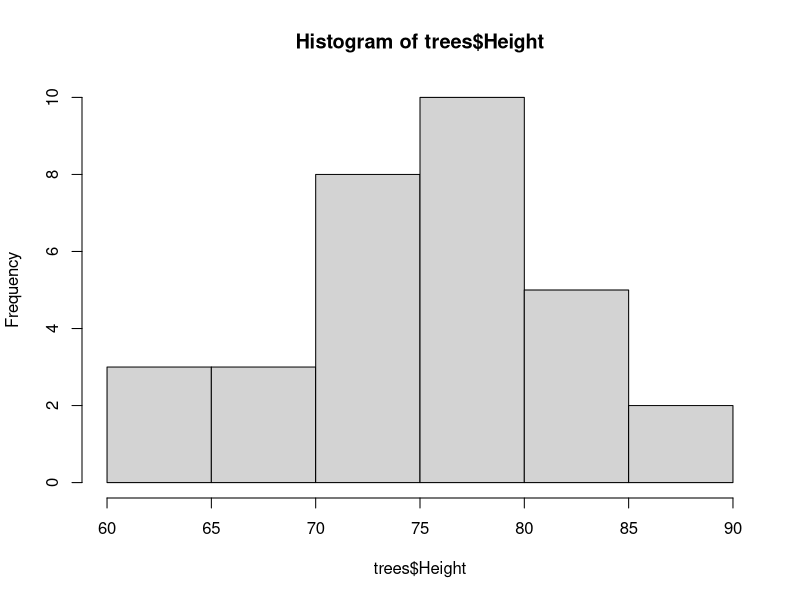
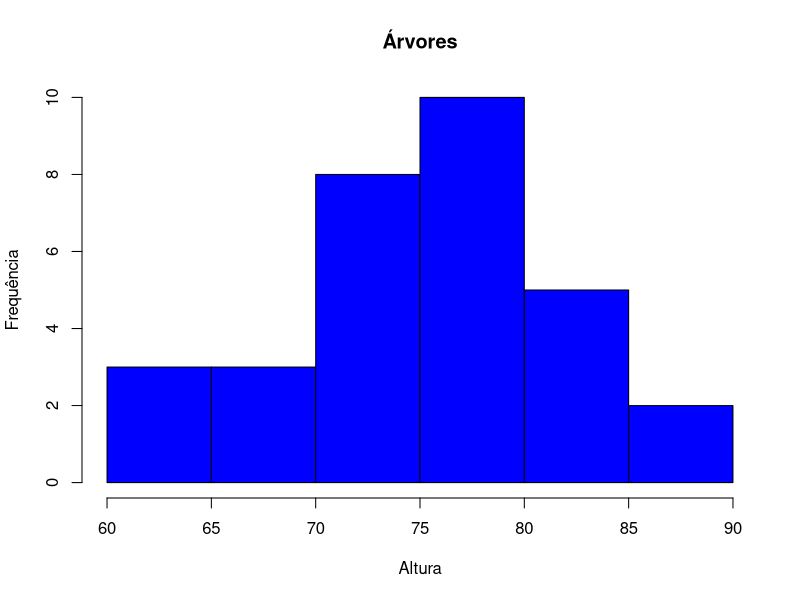
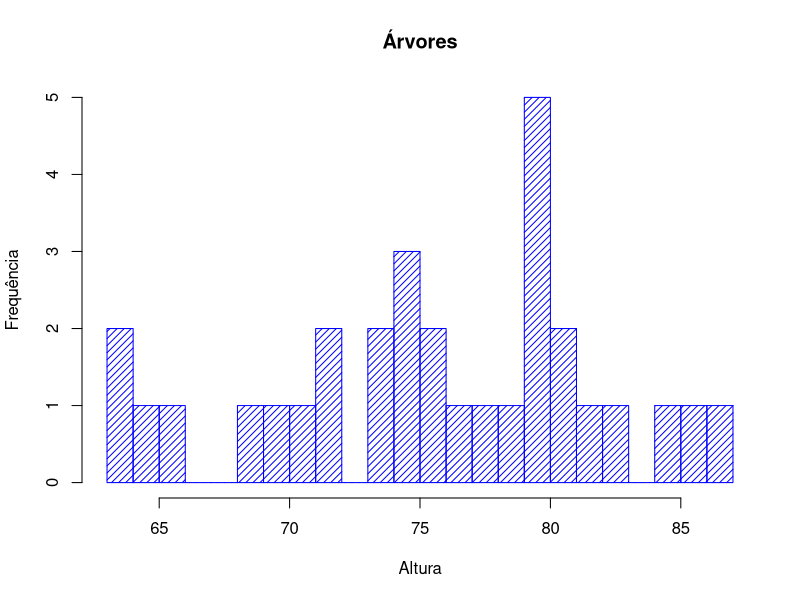
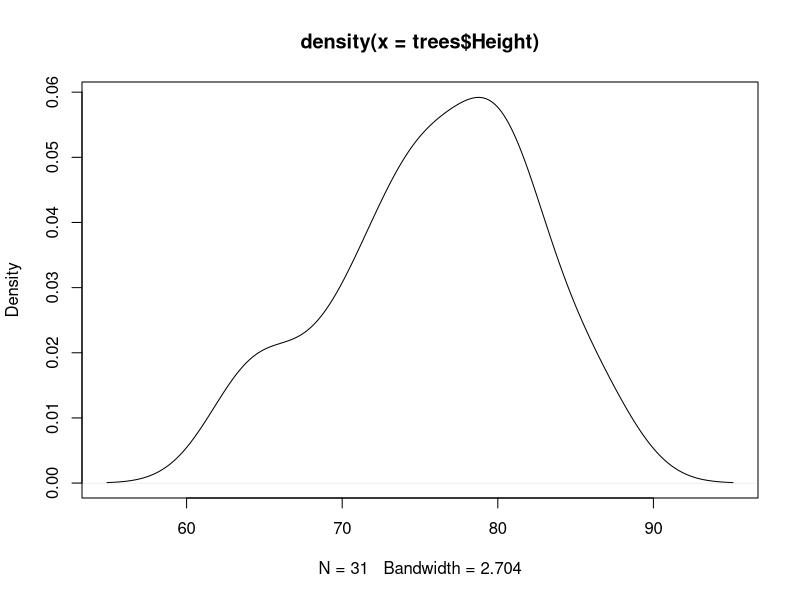
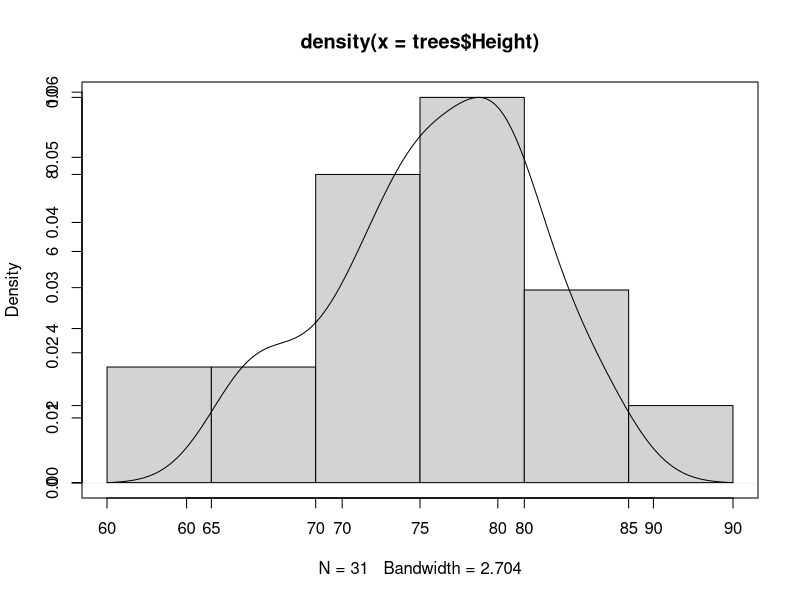
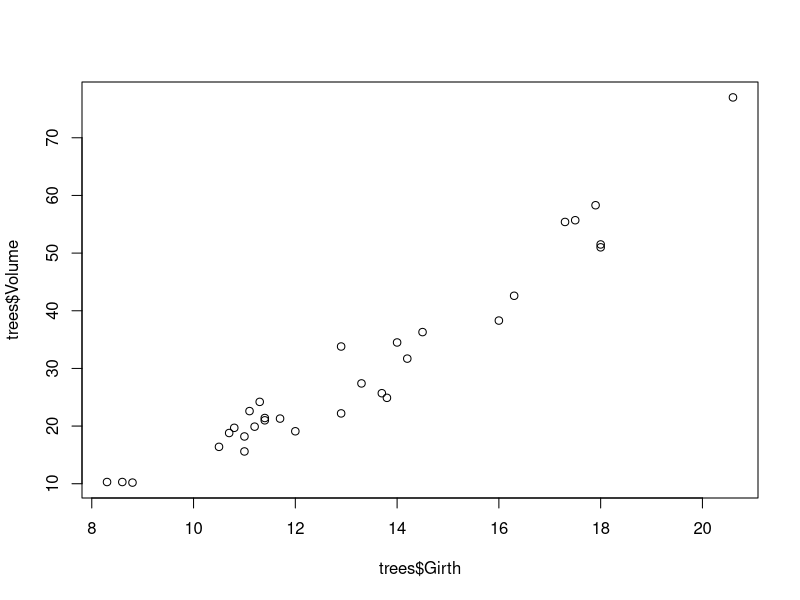
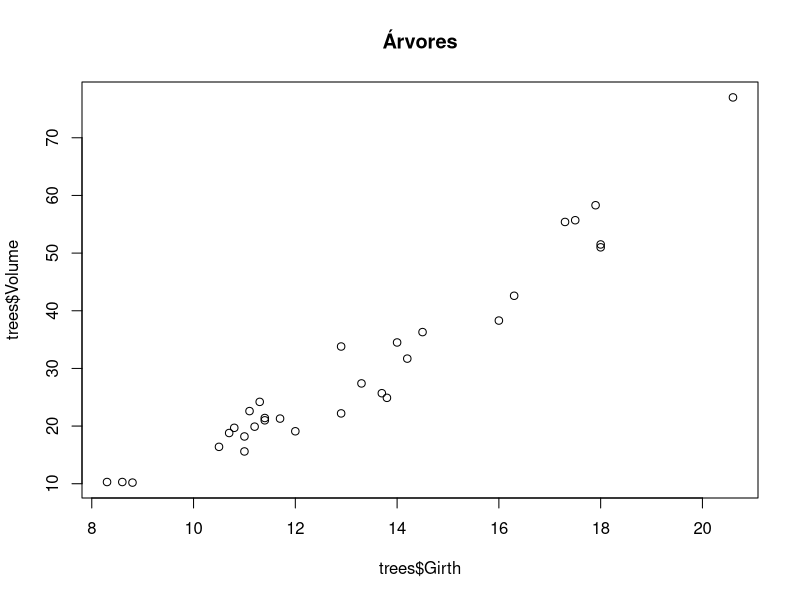
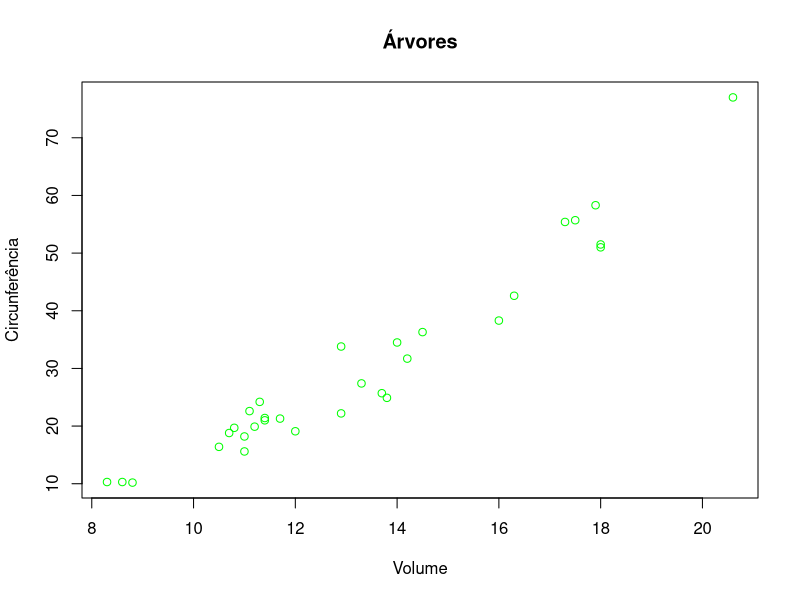

Write R code to recreate these figures, in order.
## ---- chunk 1
hist(trees$Height)
hist(trees$Height, main='Árvores', ylab='Frequência', xlab='Altura', col='blue')
hist(trees$Height, main='Árvores', ylab='Frequência', xlab='Altura', col='blue',
     density=20, breaks=20 )
## ---- chunk 2
densidade = density(trees$Height)
plot(densidade)
## ---- chunk 3
# Executar com ctrl+shift+enter
hist(trees$Height, main=NULL, xlab=NULL, ylab=NULL)
par(new=TRUE)
plot(densidade)
## ---- chunk 4
plot(trees$Girth, trees$Volume)
plot(trees$Girth, trees$Volume, main='Árvores')
plot(trees$Girth, trees$Volume, ylab='Circunferência', xlab='Volume', col='green',
     main='Árvores')
# pch muda o elemento gráfico 
plot(trees$Girth, trees$Volume, ylab='Circunferência', xlab='Volume', col='green',
     main='Árvores', pch=20)

## ---- chunk 5
plot(trees$Girth, trees$Volume, ylab='Circunferência', xlab='Volume', col='blue',
     main='Árvores', pch=20, type='l')
## ---- chunk 6
plot(jitter(trees$Girth), trees$Volume, ylab='Circunferência', xlab='Volume',
     col='blue', main='Árvores')
## ---- chunk 7
plot(CO2$conc, CO2$uptake, pch=20, col=CO2$Treatment)
legend('bottomright',legend=c('nonchilled','chilled'),cex=1,fill=c('black','red'))
## ---- chunk 8
plot(trees)
## ---- chunk 9
# Executar todo o bloco
split.screen(figs=c(2,2))
screen(1)
plot(trees$Girth, trees$Volume)
screen(2)
plot(trees$Girth, trees$Height)
screen(3)
plot(trees$Height, trees$Volume)
screen(4)
hist(trees$Volume)
close.screen(all=TRUE)
